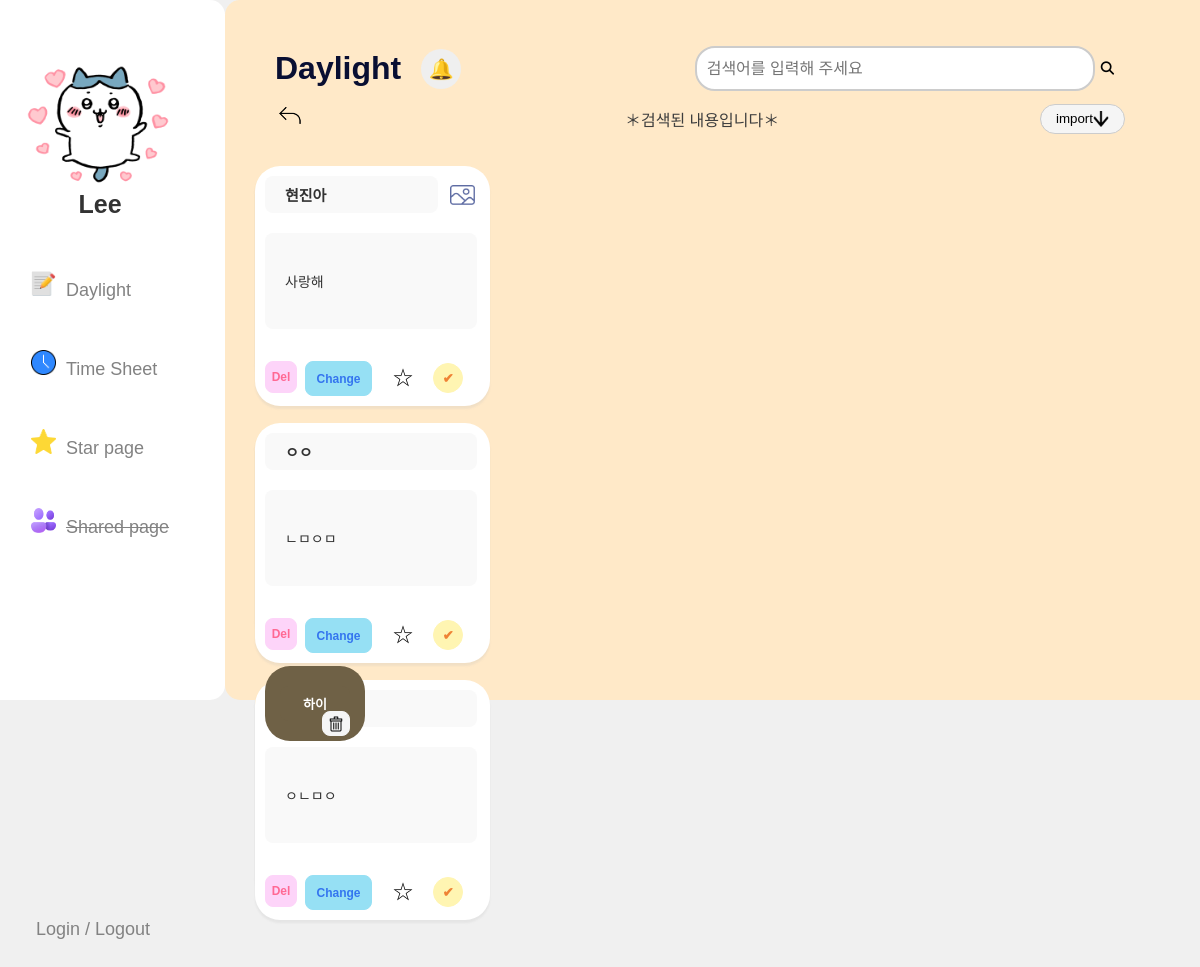
The page /search/ on the database as committed earlier.
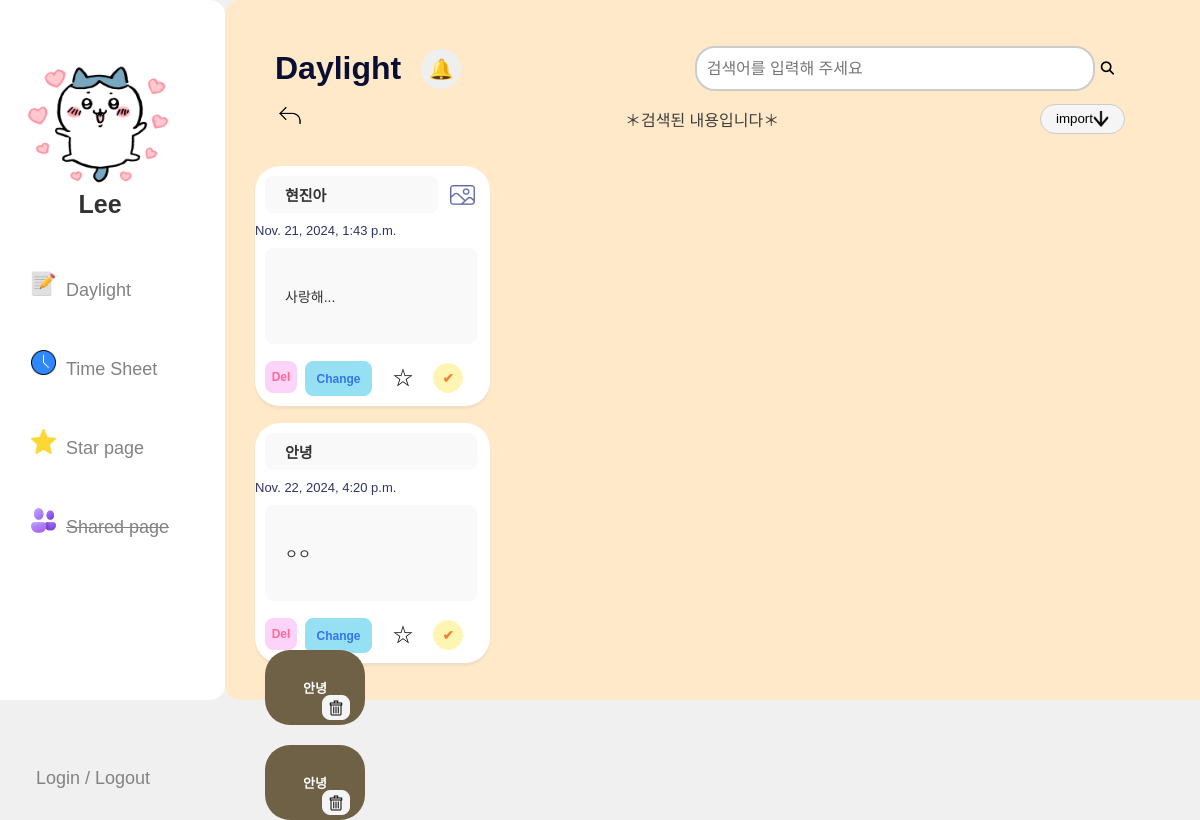
The same page on the database as committed later.
### dl/models.py (models this page shows)
class Todo(models.Model):
    content = models.CharField(max_length=255)
    text_content = models.TextField(default='')
    image = models.ImageField(upload_to=custom_upload_to, null=True, blank=True, verbose_name='todo_image')
    time = models.DateTimeField(default=datetime.combine(datetime.today(), time(0, 0)))  # 시간을 저장할 경우 TimeField 사용
    star = models.BooleanField(default=False, null=False)
    done = models.BooleanField(default=False, null=False)

### dl/views.py (the view)
# urls.py: path('search/', views.search_view, name='search'),  # 검색 뷰에 연결
def search_view(request):
    query = request.GET.get('q', '')
    todos = Todo.objects.filter(
        Q(content__icontains=query) | Q(text_content__icontains=query), done=False
    )
    done_todos = Todo.objects.filter(
        Q(content__icontains=query) | Q(text_content__icontains=query), done=True
    )
    return render(request, 'Table/search.html', {
        'todos': todos,
        'done_todos': done_todos,
        'query': query
    })

### dl/templates/Table/search.html (shortened to what the changed rows need)
{% load static %}
<!DOCTYPE html>
<html lang="ko">
<head>
    <link rel="stylesheet" href="{% static 'Table/main.css' %}">
    <link rel="stylesheet" href="https://cdnjs.cloudflare.com/ajax/libs/font-awesome/6.5.1/css/all.min.css">
</head>
<body>
    <div class="container">
        <div class="box white-box">
            <img src="{% static 'chikawa.png' %}" width="150px" height="130px">
            <div class="name">Lee</div>
            <ul class="custom-list">
            </ul>
            <a href="{% url 'loginsheet' %}">
            </a>
        </div>
        <div class="box gray-box">
            <div class="header-top">
                <h1>Daylight</h1>
            </div>
            <div class="text">
            </div>
            <div class="date-con">
            </div>
            <div class="table">
                {% if todos %}
                    {% for todo in todos %}
                        <form action="./deleteTodo/" method="GET">
                            <div class="table-box">
                                <div class="table-box2">
                                    <div class="headG">
                                        <input id="todoTable" name="todoTable" type="text" value="{{ todo.content }}" readonly>
                                        {% if todo.image %}
                                            <img src="{% static 'imgeee.png' %}" name="imgeee" width="25px" height="20px" class="imgeee">
                                        {% endif %}
                                    </div>
                                    {% if todo.time %}
                                    <p class="todo-time">{{ todo.time }}</p>
                                    {% endif %}
                                    <input id="todoText" name="todoText" type="text" value="{{ todo.text_content }}" readonly>
                                </div>
                                <div class="buttondiv">
                                    <button class="btn btn-close">Del
                                    </button>
                                </form>
                                <a href ="./updatePage/{{ todo.id }}" class="btn btn-danger" role="button">Change</a>
                                <form action="./markAsDone/" method="POST">
                                    <button type="submit" class="btn-success">✔</button>
                                </form>
                                <form class="star-form" action="./markAsStar/" method="POST" data-todo-id="{{ todo.id }}">
                                    <button type="submit" class="btn-star">☆</button>
                                </form>
                            </div>
                        </div>
                    {% endfor %}
                {% else %}
                    <p></p>
                {% endif %}
                <div class="table done">
                    {% for done in done_todos %}
                    <div class="table-box-done">
                        <input id="doneTodo" name="doneTodo" type="text" value="{{ done.content }}" disabled>
                        <form action="./deleteDone/" method="POST">
                            <button class="btn btn-close-done">
                                <img src="{% static 'delete.png' %}" alt="import" style="width: 16px; height: 16px; margin-right: 0px;">
                            </button>
                        </form>
                    </div>
                    {% endfor %}
                </div>
</body>
</html>

Rows that differ between the two databases and show on the page:
removed Todo: todoTable "ㅇㅇ", todoText "ㄴㅁㅇㅁ", shown under "Daylight"
removed Todo: todoTable "ㅁㅇㄴㅁ", todoText "ㅇㄴㅁㅇ", shown under "Daylight"
removed Todo: doneTodo "하이"
changed Todo "현진아": time (not shown) → "Nov. 21, 2024, 1:43 p.m."; todoText "사랑해" → "사랑해..."
added Todo: todoTable "안녕", time "Nov. 22, 2024, 4:20 p.m.", todoText "ㅇㅇ", shown under "Daylight"
added Todo: doneTodo "안녕"
added Todo: doneTodo "안녕"
